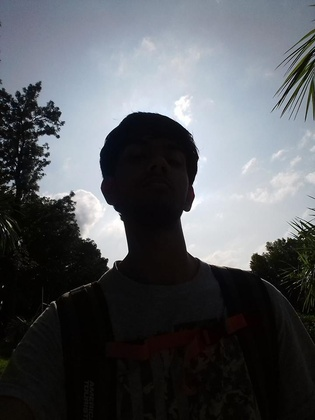
%> input picture Color Correction for RGB images/Source Code/input.jpg, 315 x 420 px, shrunk from 720 x 960 before the run
$ octave color_correction_rgb.m   (GNU Octave 9; MATLAB toolbox functions it lacks are replaced by stand-ins)
%> lines starting %> are read from the running program, lines starting %| are printed output that depends on the picture

% Read the image
A=imread('input.jpg');
%> A is the input picture: size 420x315x3 uint8; mean R, G, B 85.2, 88.2, 92.3

% Seperate the Channels
R=A(:,:,1);
G=A(:,:,2);
B=A(:,:,3);
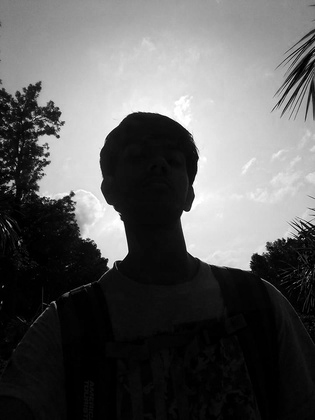
%> B: size 420x315 uint8; min 0, max 255, mean 92.3

% Calculate Intensity Component
I=(R+G+B)/3;
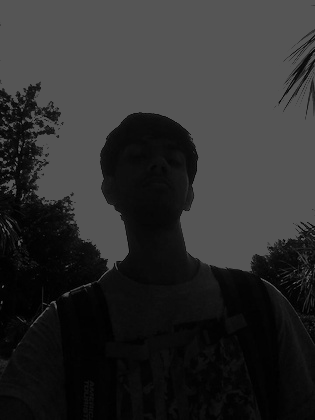
%> I: size 420x315 uint8; min 0, max 85, mean 44.9

% Invert the image
I_inverted=255-I;

% Apply Average Filter to obtain the Mask Image
h_average=fspecial('average',15);
M=imfilter(I_inverted,h_average);
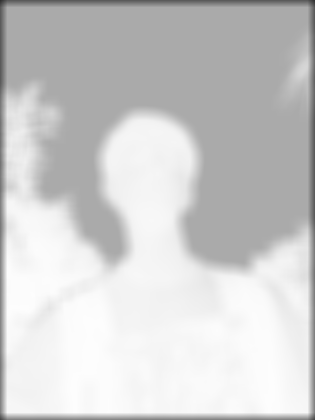
%> M: size 420x315 uint8; min 48, max 253, mean 205.7

% Color Correction for R channel
R_new=zeros(size(R));
[c_y, c_x,~] = size(R);
%> c_y = 420; c_x = 315
for j = 1:c_x
        for i = 1:c_y
            p=double(R(i,j));
            q=double(M(i,j));
            R_new(i,j,:)=int8(255*((p/255)^(2^((128-q)/128))));
        end
end
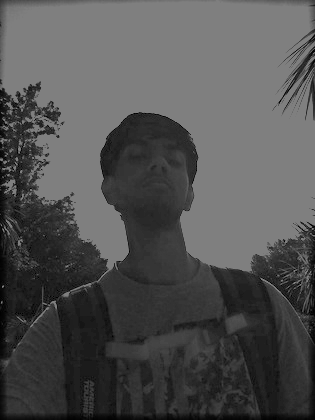
%> R_new: size 420x315 double; min 0, max 127, mean 81.8

% Color Correction for G channel
G_new=zeros(size(G));
[c_y, c_x,~] = size(G);
for j = 1:c_x
        for i = 1:c_y
            p=double(G(i,j));
            q=double(M(i,j));
            G_new(i,j,:)=int8(255*((p/255)^(2^((128-q)/128))));
        end
end

% Color Correction for B channel
B_new=zeros(size(B));
[c_y, c_x,~] = size(B);
for j = 1:c_x
        for i = 1:c_y
            p=double(B(i,j));
            q=double(M(i,j));
            B_new(i,j,:)=int8(255*((p/255)^(2^((128-q)/128))));
        end
end
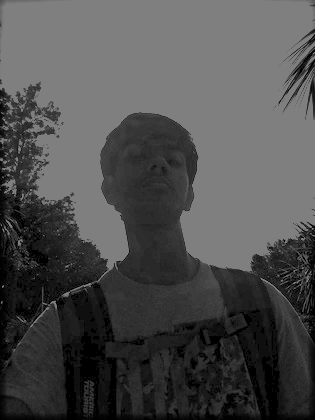
%> B_new: size 420x315 double; min 0, max 127, mean 78

% Output Image
O=zeros(size(A));
O(:,:,1)=R_new;
O(:,:,2)=G_new;
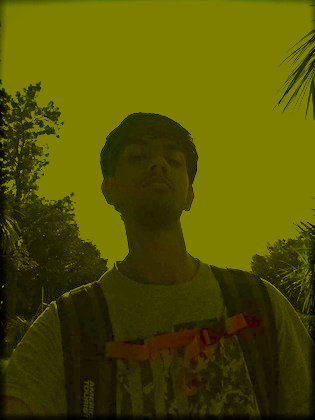
%> O: size 420x315x3 double; mean R, G, B 81.8, 80.3, 0
O(:,:,3)=B_new;
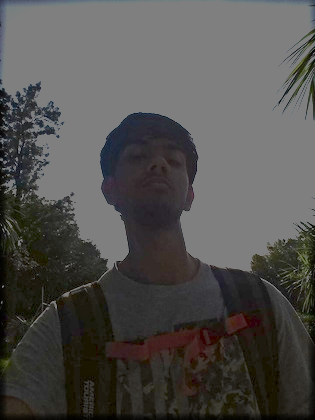
%> O: size 420x315x3 double; mean R, G, B 81.8, 80.3, 78

% Convert the double output image to uint8
O=uint8(O);
%> O: size 420x315x3 uint8

% Plot the images
subplot(1,3,1), imshow(A), title('Original Image');
subplot(1,3,2), imshow(M), title('Mask');
subplot(1,3,3), imshow(O), title('Output Image');
